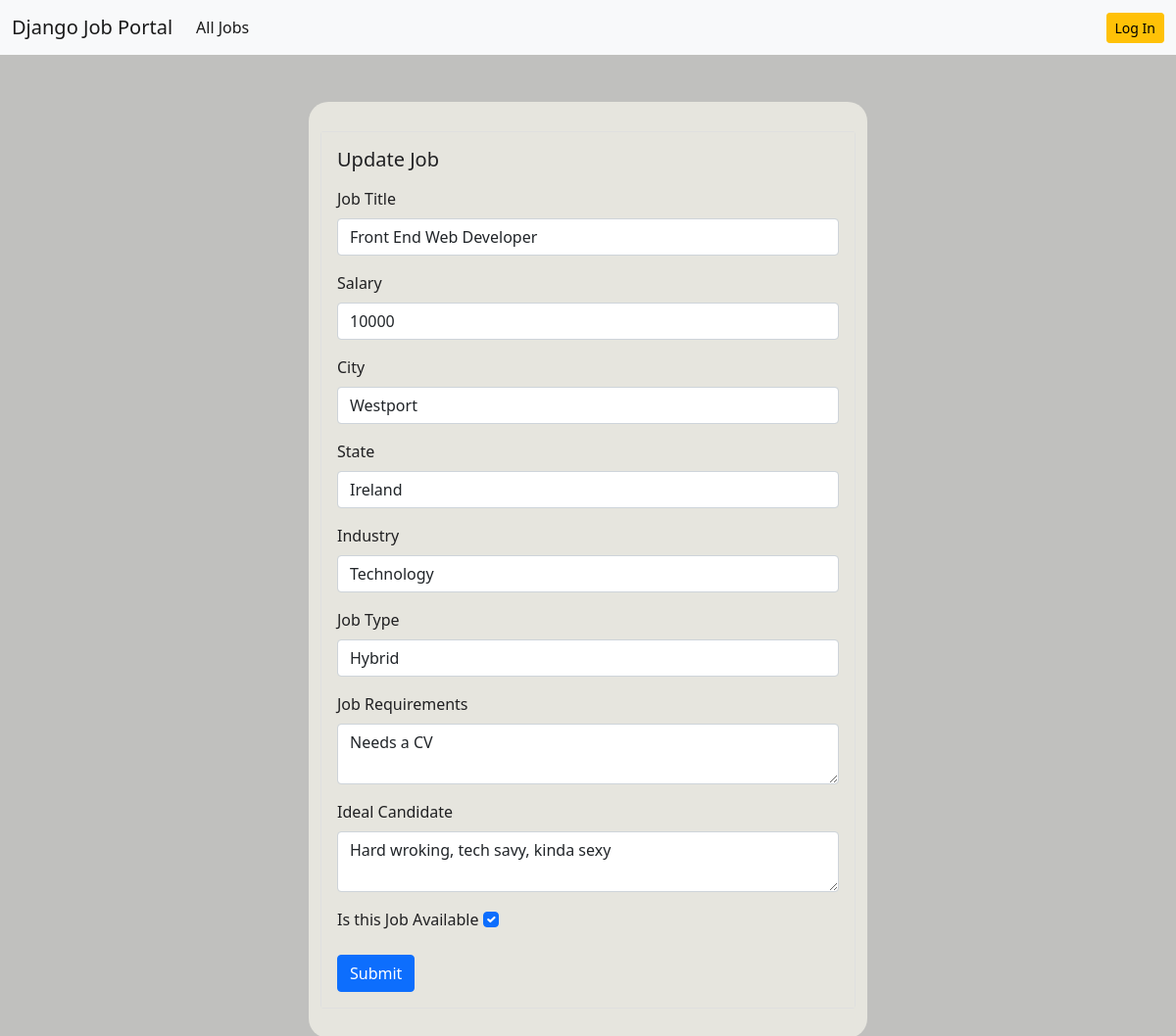
Page /job/update-job/1/ on the committed database.
### work/models.py (models this page shows, shortened)
class Job(models.Model):
    job_type_choices = (
        ("Remote", "Remote"),
        ("Onsite", "Onsite"),
        ("Hybrid", "Hybrid"),
    )
    user = models.ForeignKey(User, on_delete=models.CASCADE)
    company = models.ForeignKey(Company, on_delete=models.CASCADE)
    title = models.CharField(max_length=100)
    city = models.CharField(max_length=100)
    salary = models.PositiveIntegerField(default=35000)
    requirements = models.TextField()
    ideal_candidate = models.TextField()
    is_available = models.BooleanField(default=True)
    timestamp = models.DateTimeField(auto_now_add=True)
    industry = models.ForeignKey(
        Industry, on_delete=models.DO_NOTHING, null=True, blank=True
    )
    state = models.ForeignKey(State, on_delete=models.DO_NOTHING, null=True, blank=True)
    job_type = models.CharField(
        max_length=20, choices=job_type_choices, null=True, blank=True
    )

### work/views.py (the view)
# urls.py: path("update-job/<int:pk>/", views.update_job, name="update-job"),
def update_job(request, pk):
    job = Job.objects.get(pk=pk)
    if request.method == "POST":
        form = UpdateJobForm(request.POST, instance=job)
        if form.is_valid():
            form.save()
            messages.info(request, "Your job info is updated")
            return redirect("dashboard")
        else:
            messages.warning(request, "Something went wrong")
    else:
        form = UpdateJobForm(instance=job)
        context = {"form": form}
        return render(request, "work/update_job.html", context)

### work/form.py
class UpdateJobForm(forms.ModelForm):
    class Meta:
        model = Job
        exclude = ('user', 'company')

### work/models.py (called while the page is built)
    def __str__(self):
        return self.name

    def __str__(self):
        return self.name

### templates/work/update_job.html (shortened to what this page needs)
{% extends 'base.html' %}
{% load static %}
{% load widget_tweaks %}
{% block content %}
<div class="row justify-content-center">
  <div class="col-lg-6 col-md-8 col-sm-10 create-job-panel">
    <div class="card">
      <div class="card-body job-create-form">
        <h5 class="card-title mb-3">Update Job</h5>
        <form method="POST">
          <div class="mb-3">
            <label for="exampleInputEmail1" class="form-label">Job Title</label>
            {% render_field form.title class="form-control" %}
          </div>
          <div class="mb-3">
            <label for="exampleInputEmail1" class="form-label">Salary</label>
            {% render_field form.salary class="form-control" %}
          </div>
          <div class="mb-3">
            <label for="exampleInputEmail1" class="form-label">City</label>
            {% render_field form.city class="form-control" %}
          </div>
          <div class="mb-3">
            <label for="exampleInputEmail1" class="form-label">State</label>
            {% render_field form.state class="form-control" %}
          </div>
          <div class="mb-3">
            <label for="exampleInputEmail1" class="form-label">Industry</label>
            {% render_field form.industry class="form-control" %}
          </div>
          <div class="mb-3">
            <label for="exampleInputEmail1" class="form-label">Job Type</label>
            {% render_field form.job_type class="form-control" %}
          </div>
          <div class="mb-3">
            <label for="exampleInputEmail1" class="form-label">Job Requirements</label>
            {% render_field form.requirements|attr:"rows:2" class="form-control"%}
          </div>
          <div class="mb-3">
            <label for="exampleInputEmail1" class="form-label">Ideal Candidate</label>
            {% render_field form.ideal_candidate|attr:"rows:2" class="form-control" %}
          </div>
          <div class="mb-3">
            <label for="exampleInputEmail1" class="form-label">Is this Job Available</label>
            {% render_field form.is_available class="form-check-input" %}
          </div>
          <button type="submit" class="btn btn-primary">Submit</button>
        </form>
      </div>
    </div>
  </div>
</div>
{% endblock content %}

### static/styles/styles.css (style rules this page uses)
:root { --color-main: #179bcf; --color-main-light: #c68535; --color-dark: #3D424A; --color-dark-medium: #c0c0be; --color-dark-light: #E6E5DE; --color-light: #F1916D; --color-text: #202022; --test-colour: #fcfcfc; }
.background { color: var(--color-text); background-color: var(--color-dark-medium); }
.create-job-panel { border-radius: 20px; background-color: var(--color-dark-light); padding: 30px; }
.job-create-form { background-color: var(--color-dark-light); }

### rows in the picture
Job: title "Front End Web Developer", salary "10000", city "Westport", state "Ireland", industry "Technology", job_type "Hybrid", requirements "Needs a CV", ideal_candidate "Hard wroking, tech savy, kinda sexy", is_available "☑"
